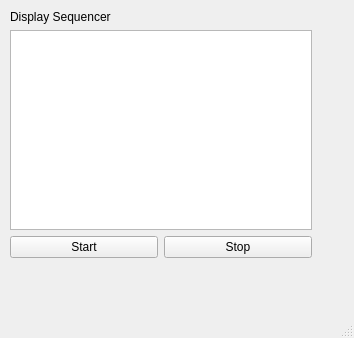
<?xml version="1.0" encoding="UTF-8"?>
<ui version="4.0">
 <class>MainWindow</class>
 <widget class="QMainWindow" name="MainWindow">
  <property name="geometry">
   <rect>
    <x>0</x>
    <y>0</y>
    <width>354</width>
    <height>338</height>
   </rect>
  </property>
  <property name="windowTitle">
   <string>MainWindow</string>
  </property>
  <widget class="QWidget" name="centralwidget">
   <widget class="QWidget" name="gridLayoutWidget">
    <property name="geometry">
     <rect>
      <x>10</x>
      <y>10</y>
      <width>302</width>
      <height>248</height>
     </rect>
    </property>
    <layout class="QGridLayout" name="gridLayout">
     <item row="2" column="0">
      <widget class="QPushButton" name="startBtn">
       <property name="text">
        <string>Start</string>
       </property>
      </widget>
     </item>
     <item row="2" column="1">
      <widget class="QPushButton" name="stopBtn">
       <property name="text">
        <string>Stop</string>
       </property>
      </widget>
     </item>
     <item row="1" column="0" colspan="2">
      <widget class="QTextEdit" name="textSequence">
       <property name="sizePolicy">
        <sizepolicy hsizetype="Expanding" vsizetype="Expanding">
         <horstretch>0</horstretch>
         <verstretch>0</verstretch>
        </sizepolicy>
       </property>
       <property name="minimumSize">
        <size>
         <width>300</width>
         <height>150</height>
        </size>
       </property>
      </widget>
     </item>
     <item row="0" column="0" colspan="2">
      <widget class="QLabel" name="label">
       <property name="text">
        <string>Display Sequencer</string>
       </property>
      </widget>
     </item>
    </layout>
   </widget>
  </widget>
  <widget class="QStatusBar" name="statusbar"/>
 </widget>
 <resources/>
 <connections/>
</ui>
